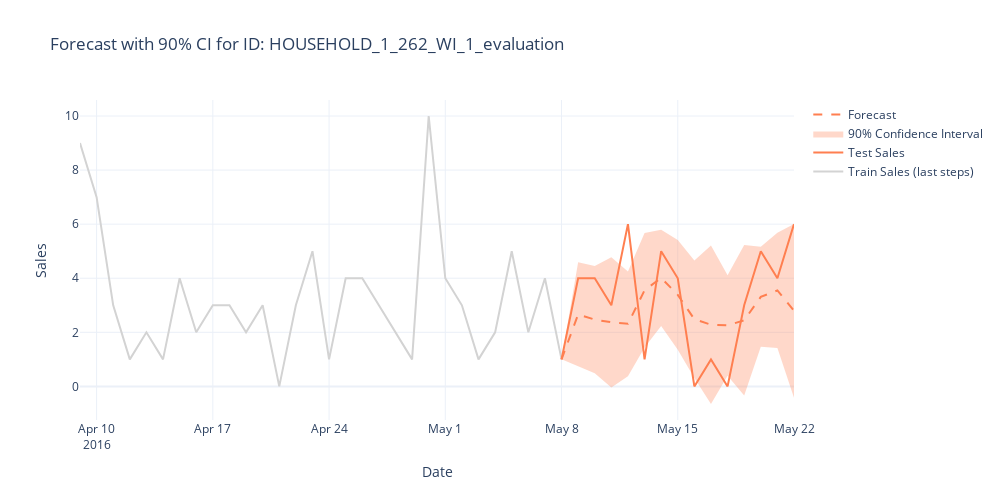

Notebook code for this chart:
### Code cell
fig = plot_forecast_with_ci(train_df, test_df, forecast_df, uid=random_ts[0], level=90)
fig.show()
